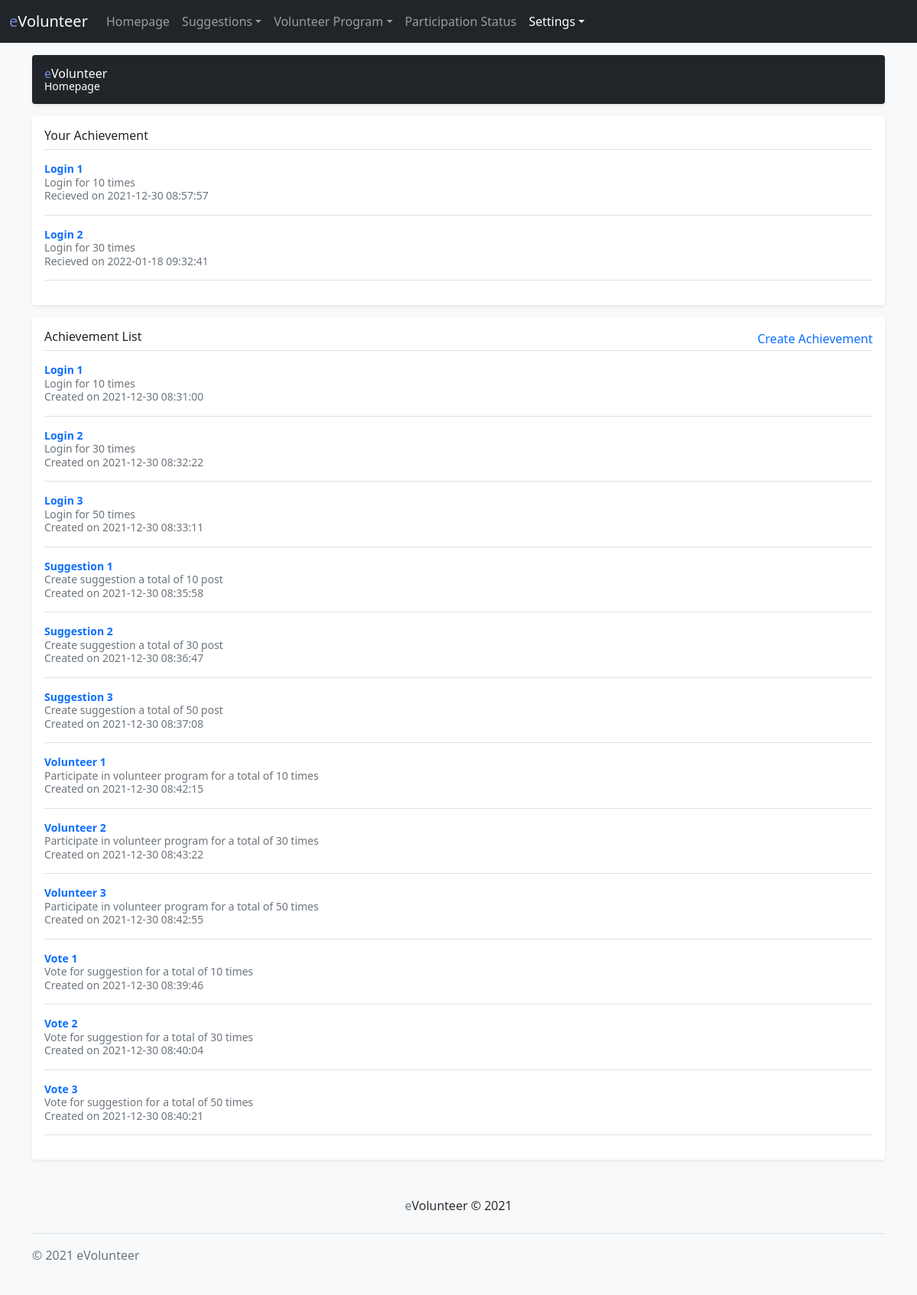
Screenshot of /view_achievement.php (signed in) with the database file from the repository.
### tables this page shows
CREATE TABLE `achievement` (
  `ACHIEVEMENT_ID` varchar(15) NOT NULL,
  `ACHIEVEMENT_NAME` varchar(50) NOT NULL,
  `ACHIEVEMENT_DESCRIPTION` varchar(150) DEFAULT NULL,
  `ACHIEVEMENT_CREATED_DATE` timestamp NOT NULL DEFAULT current_timestamp() ON UPDATE current_timestamp(),
  `USER_NRIC` varchar(12) NOT NULL
);

CREATE TABLE `user_achievement` (
  `USER_NRIC` varchar(12) NOT NULL,
  `ACHIEVEMENT_ID` varchar(15) NOT NULL,
  `RECEIVED_DATE` timestamp NOT NULL DEFAULT current_timestamp() ON UPDATE current_timestamp()
);

### src/achievement.php (called while the page is built, shortened)
<?php
class achievement extends db
{
    public function getAllAchievements()
    {
        $sql = "SELECT * FROM achievement";
        $result = $this->connect()->query($sql);
        $numRows = $result->num_rows;
        if ($numRows > 0) {
            while ($row = $result->fetch_assoc()) {
                $data[] = $row;
            }
            return $data;
        }
    }
    public function getAchievementDetails($achievement_id)
    {
        $sql = "SELECT * FROM achievement WHERE ACHIEVEMENT_ID = ?";
        $conn = $this->connect();
        $stmt = $conn->prepare($sql);
        $stmt->bind_param("s", $achievement_id);
        $stmt->execute();
        $result = $stmt->get_result();
        if ($result) {
            $numRows = $result->num_rows;
            if ($numRows > 0) {
                while ($row =  $result->fetch_array(MYSQLI_ASSOC)) {
                    $data[] = $row;
                }
                return $data;
            }
        }
    }
    public function getUserAchievement($user_nric)
    {
        $sql = "SELECT * FROM user_achievement WHERE USER_NRIC = ?";
        $conn = $this->connect();
        $stmt = $conn->prepare($sql);
        $stmt->bind_param("s", $user_nric);
        $stmt->execute();
        $result = $stmt->get_result();
        if ($result) {
            $numRows = $result->num_rows;
            if ($numRows > 0) {
                while ($row =  $result->fetch_array(MYSQLI_ASSOC)) {
                    $data[] = $row;
                }
                return $data;
            }
        }
    }
}

### src/db.php (called while the page is built, shortened)
<?php
class db {
    private $dbhost = "localhost";
    private $dbuser = "root";
    private $dbpass = "";
    private $dbname = "evolunteer";
    public function connect() {
        $this->conn = new mysqli($this->dbhost, $this->dbuser, $this->dbpass, $this->dbname);
        return $this->conn;
    }
}

### view_achievement.php (the view, shortened to what this page needs)
<?php
include 'src/db.php';
include 'src/users.php';
include 'src/achievement.php';
$aAPI = new achievement();
$currUser = $_SESSION["nric"];
$currUsergroupcode = $_SESSION['groupcode'];
$uacontent = $alistcontent = $checkCreateable = "";
$ualist = $aAPI->getUserAchievement($currUser);
if(!(is_null($ualist))){
    foreach ($ualist as $ualists) {
        $a_id = $ualists['ACHIEVEMENT_ID'];
        $a_received = $ualists['RECEIVED_DATE'];
        $adetail = $aAPI->getAchievementDetails($a_id);
        if(!(is_null($adetail))){
            foreach($adetail as $adetails) {
                $a_name = $adetails['ACHIEVEMENT_NAME'];
                $a_desc = $adetails['ACHIEVEMENT_DESCRIPTION'];
                $uacontent = $uacontent . "<div class='d-flex text-muted pt-3'><div class='pb-3 mb-0 small lh-sm border-bottom w-100'><div class=''><strong class='text-primary'>" . $a_name . "</strong><br><span>" . $a_desc . "</span></div><span class='d-block text-muted'>Recieved on " . $a_received . "</span><span></span></div></div>";
            }
        }
    }
} else {
    $uacontent = "There is no achievement yet.";
}
$alist = $aAPI->getAllAchievements();
if(!(is_null($alist))){
    foreach ($alist as $alists) {
        $a_name = $alists['ACHIEVEMENT_NAME'];
        $a_desc = $alists['ACHIEVEMENT_DESCRIPTION'];
        $a_created = $alists['ACHIEVEMENT_CREATED_DATE'];
        $alistcontent = $alistcontent . "<div class='d-flex text-muted pt-3'><div class='pb-3 mb-0 small lh-sm border-bottom w-100'><div class=''><strong class='text-primary'>" . $a_name . "</strong><br><span>" . $a_desc . "</span></div><span class='d-block text-muted'>Created on " . $a_created . "</span><span></span></div></div>";
    }
} else {
    $alistcontent = "There is no achievement yet.";
}
if($currUsergroupcode === "ADM") {
    $checkCreateable = "<a href='create_achievement.php' class='text-primary' style='text-decoration: none;'>Create Achievement</a>";
}
?>
<!doctype html>
<html lang="en">
<head>
    <link href="bootstrap-5.1.3-dist/css/bootstrap.min.css" rel="stylesheet">
    <link href="css/offcanvas.css" rel="stylesheet">
    <link href="css/dropdown.css" rel="stylesheet">
</head>
<body class="bg-light">
    <nav class="navbar navbar-expand-lg fixed-top navbar-dark bg-dark" aria-label="Main navigation">
        <div class="container-fluid">
            <span class="navbar-brand" style="pointer-events: none;cursor: default;"><span
                    style="color: #7289DA;">e</span>Volunteer</span>
            <div class="navbar-collapse offcanvas-collapse" id="navbarsExampleDefault">
                <ul class="navbar-nav me-auto mb-2 mb-lg-0">
                    <li class="nav-item">
                        <a class="nav-link" aria-current="page" href="homepage.php">Homepage</a>
                    </li>
                    <li class="nav-item dropdown">
                        <a class="nav-link dropdown-toggle" href="#" id="dropdown01" data-bs-toggle="dropdown"
                            aria-expanded="false">Suggestions</a>
                    </li>
                    <li class="nav-item dropdown">
                        <a class="nav-link dropdown-toggle" href="#" id="dropdown01" data-bs-toggle="dropdown"
                            aria-expanded="false">Volunteer Program</a>
                    </li>
                    <li class="nav-item">
                        <a class="nav-link" href="participant_status.php">Participation Status</a>
                    </li>
                    <li class="nav-item dropdown">
                        <a class="nav-link dropdown-toggle active" href="#" id="dropdown01" data-bs-toggle="dropdown"
                            aria-expanded="false">Settings</a>
                    </li>
                </ul>
            </div>
        </div>
    </nav>
    <main class="container">
        <div class="d-flex align-items-center p-3 my-3 text-white bg-dark rounded shadow-sm">
            <div class="lh-1">
                <h1 class="h6 mb-0 text-white lh-1"><span style="color: #7289DA;">e</span>Volunteer</h1>
                <small>Homepage</small>
            </div>
        </div>
        <div class="my-3 p-3 bg-body rounded shadow-sm">
            <h6 class="border-bottom pb-2 mb-0">Your Achievement</h6>
            <?php echo $uacontent; ?>
        </div>
        <div class="my-3 p-3 bg-body rounded shadow-sm">
            <div class="border-bottom d-flex justify-content-between">
                <h6 class="pb-2 mb-0">Achievement List</h6>
                <span><?php echo $checkCreateable; ?></span>
            </div>
            <?php echo $alistcontent; ?>
        </div>
        <div class="text-center">
            <p class="mt-5 mb-3 text-muted" style="color: #7289DA;">e<span style="color: #2C2F33;">Volunteer &copy;
                    2021</span></p>
        </div>
    </main>
    <div class="container">
        <footer class="d-flex flex-wrap justify-content-between align-items-center py-3 my-4 border-top">
            <p class="col-md-4 mb-0 text-muted">&copy; 2021 eVolunteer</p>
        </footer>
    </div>
</body>
</html>

### css/offcanvas.css (style rules this page uses)
html, body { overflow-x: hidden; }
body { padding-top: 56px; }

### rows the page displays
achievement: ACHIEVEMENT_NAME "Login 1", ACHIEVEMENT_DESCRIPTION "Login for 10 times", ACHIEVEMENT_CREATED_DATE "2021-12-30 08:31:00"
user_achievement: RECEIVED_DATE "2021-12-30 08:57:57"
achievement: ACHIEVEMENT_NAME "Login 2", ACHIEVEMENT_DESCRIPTION "Login for 30 times", ACHIEVEMENT_CREATED_DATE "2021-12-30 08:32:22"
user_achievement: RECEIVED_DATE "2022-01-18 09:32:41"
achievement: ACHIEVEMENT_NAME "Login 3", ACHIEVEMENT_DESCRIPTION "Login for 50 times", ACHIEVEMENT_CREATED_DATE "2021-12-30 08:33:11"
achievement: ACHIEVEMENT_NAME "Suggestion 1", ACHIEVEMENT_DESCRIPTION "Create suggestion a total of 10 post", ACHIEVEMENT_CREATED_DATE "2021-12-30 08:35:58"
achievement: ACHIEVEMENT_NAME "Suggestion 2", ACHIEVEMENT_DESCRIPTION "Create suggestion a total of 30 post", ACHIEVEMENT_CREATED_DATE "2021-12-30 08:36:47"
achievement: ACHIEVEMENT_NAME "Suggestion 3", ACHIEVEMENT_DESCRIPTION "Create suggestion a total of 50 post", ACHIEVEMENT_CREATED_DATE "2021-12-30 08:37:08"
achievement: ACHIEVEMENT_NAME "Volunteer 1", ACHIEVEMENT_DESCRIPTION "Participate in volunteer program for a total of 10 times", ACHIEVEMENT_CREATED_DATE "2021-12-30 08:42:15"
achievement: ACHIEVEMENT_NAME "Volunteer 2", ACHIEVEMENT_DESCRIPTION "Participate in volunteer program for a total of 30 times", ACHIEVEMENT_CREATED_DATE "2021-12-30 08:43:22"
achievement: ACHIEVEMENT_NAME "Volunteer 3", ACHIEVEMENT_DESCRIPTION "Participate in volunteer program for a total of 50 times", ACHIEVEMENT_CREATED_DATE "2021-12-30 08:42:55"
achievement: ACHIEVEMENT_NAME "Vote 1", ACHIEVEMENT_DESCRIPTION "Vote for suggestion for a total of 10 times", ACHIEVEMENT_CREATED_DATE "2021-12-30 08:39:46"
achievement: ACHIEVEMENT_NAME "Vote 2", ACHIEVEMENT_DESCRIPTION "Vote for suggestion for a total of 30 times", ACHIEVEMENT_CREATED_DATE "2021-12-30 08:40:04"
achievement: ACHIEVEMENT_NAME "Vote 3", ACHIEVEMENT_DESCRIPTION "Vote for suggestion for a total of 50 times", ACHIEVEMENT_CREATED_DATE "2021-12-30 08:40:21"
